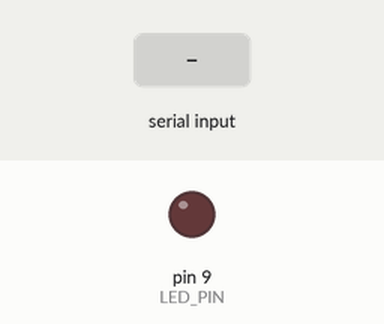
A sketch run on a simulated Arduino Uno, built with avr-gcc and run on an emulated ATmega328P. Parts: output pins drawn as LEDs (lit = HIGH). Inputs (shaded band) come from the test bench.

Above: at 1.2 s.
1.3 s: "on\n" received over Serial
At 1.6 s:
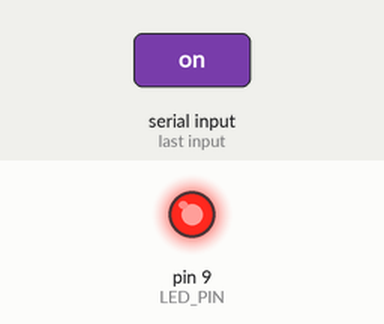
2.8 s: "90\n" received over Serial
At 3.9 s:
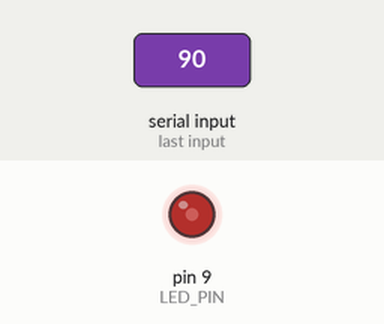
4.3 s: "200\n" received over Serial
At 5.1 s:
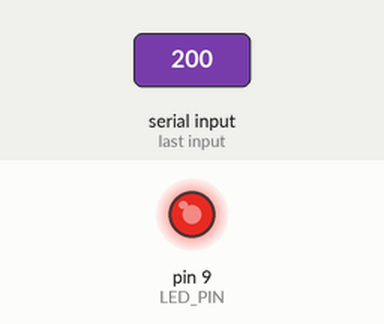
Timing chart, 0 to 7.3 s (numbered marks = the images above; inputs shaded):
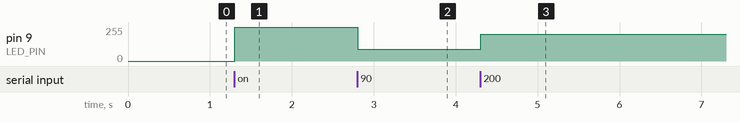

The sketch:

LR5_1.ino
```cpp
#define LED_PIN 9

String input;

void setup() {
  pinMode(LED_PIN, OUTPUT);
  Serial.begin(9600);
}

bool isNumeric(String str) {
  for (char c: str) {
    if (!isdigit(c)) {
      return false;
    }
  }
  return true;
}

void processInput(String input) {
  input.trim(); // Удаляем лишние пробелы из ввода и приводим к нижнему регистру
  if (input == "on") {
    digitalWrite(LED_PIN, HIGH); // Включить светодиод
  } else if (input == "off") {
    digitalWrite(LED_PIN, LOW); // Выключить светодиод
  } else if (isNumeric(input)) {
    int value = input.toInt();
    if (value >= 0 && value <= 255) {
      analogWrite(LED_PIN, value);
    } else {
      Serial.println("Invalid input");
    }
  } else {
    Serial.println("Invalid input");
  }
}

void loop() {
  while (Serial.available()) {
    char incomingChar = Serial.read();
    if (incomingChar != '\n') {
      input += incomingChar;
    } else {
      processInput(input); // Обработка введенной строки
      input = ""; // Очистка строки для следующего ввода
    }
  }
}
```

Measured:
- after the input at 1.3 s, pin 9 (LED_PIN): 0/255 → 255/255 at once
- after the input at 2.8 s, pin 9 (LED_PIN): 255/255 → 90/255 at once
- after the input at 4.3 s, pin 9 (LED_PIN): 90/255 → 200/255 at once
